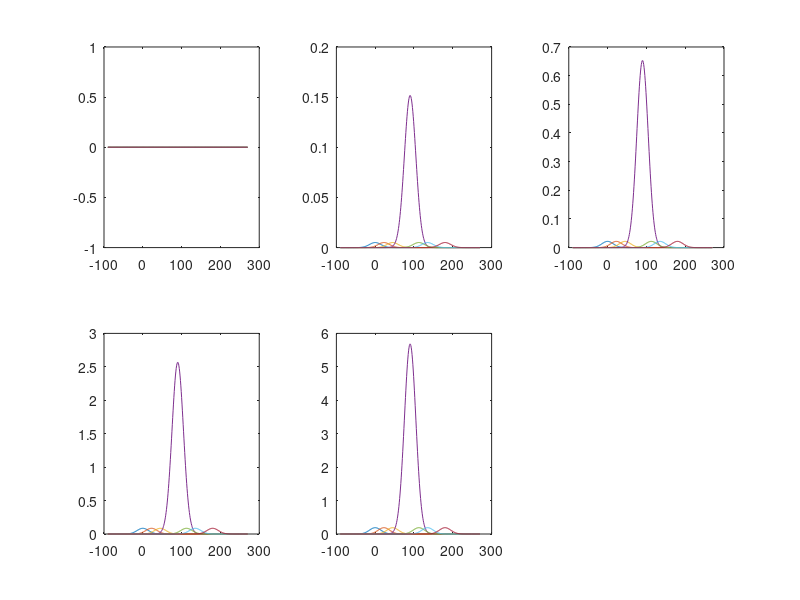

Reproduce this figure in MATLAB.
%% midterm 
% #1 Divisive Normalization
% (1) Implementation: 
%
% (2) Experimental Design: 
%
% (3) Expected Results: 
%
%

clear all
close all
clc

% Gaussian Tuning Curves: 
rmax= 52.14; % parameter from Dayan&Abbot 
sigma= 14.73; % parameter from Dayan&Abbot 
% Make Stimulus:
s = [-90:270]; % preferred orientation (degrees) 
c = [0;.12;.25;.50;.75]; 

% 7 Input Neurons: InpN 
% how do I create input neurons using cosine turning curves? 
PrefDir_Neuron = [0,22.5,45,90,112.5,135,180]; % input NEURON orientation angles in degrees

numInpN = length(PrefDir_Neuron);
numOutN = length(PrefDir_Neuron);

% allocate and initialize neurons
inpN = zeros(numInpN,length(s),length(c)); %  
outN = zeros(numOutN,length(s),length(c));
inpINH = zeros(numInpN,length(s),length(c)); 


% allocate and initialize 3 sets of weights: 
% 1. Excitatory weights from Input to Output neurons: 
    % the input to output weights are set to make horizaontal directions have
    % stronger weights projecting to the horizaontal output neuron and vice versa
    Vertical = 4; 
    w=ones(numInpN,1)*.1;% initialized to .1
    w(Vertical) = 3; 
    wexc = repmat( w(:), [1,length(s),length(c)] );
    

% 2. InputNeurons to INHIBITORY neuron:
winp = ones(numInpN,1)*.5;
wInpINH = repmat( winp(:),[1,length(s),length(c)] );

% 3. INHIBITORY neuron to OutputNeurons: 
winh=ones(numInpN,1)*-1; % initialized to -1 
wINHout = repmat( winh(:),[1,length(s),length(c)] ) ; 

% outN(1,:) = rand(1,length(s));    

for a=1:numInpN % neuron's PrefDir loop 
       for si=1:length(s) % loop through 361 degrees for inpN activity 
           for ci=1:length(c) % loop through the different contrast levels 

                inpN(a,si,ci) = rmax * c(ci) * exp( (-1/2)* ( ( s(si)-PrefDir_Neuron(a) ) ./ sigma ).^2 );
                inpINH(a,si,ci) = wexc(a,si,ci) .* inpN(a,si,ci); 
                outN(a,si,ci) = inpINH(a,si,ci) .* ( c(ci)/(sigma+c(ci)) );
                
           end         
        end % 
       
end % end PrefDir loop  
    mean_fr = sum(outN,2); 
    
    figure;
    plot(PrefDir_Neuron,mean_fr(:,1,1))
    hold on 
    plot(PrefDir_Neuron,mean_fr(:,1,2))
    plot(PrefDir_Neuron,mean_fr(:,1,3))
    plot(PrefDir_Neuron,mean_fr(:,1,4))
    plot(PrefDir_Neuron,mean_fr(:,1,5))
    
    
    subplot(2,3,1);
    plot(s,outN(1,:,1))
    hold on 
    plot(s,outN(2,:,1))
    plot(s,outN(3,:,1))
    plot(s,outN(4,:,1))
    plot(s,outN(5,:,1))
    plot(s,outN(6,:,1))
    plot(s,outN(7,:,1))
    
    subplot(2,3,2);
    plot(s,outN(1,:,2))
    hold on 
    plot(s,outN(2,:,2))
    plot(s,outN(3,:,2))
    plot(s,outN(4,:,2))
    plot(s,outN(5,:,2))
    plot(s,outN(6,:,2))
    plot(s,outN(7,:,2))
    
    subplot(2,3,3);
    plot(s,outN(1,:,3))
    hold on
    plot(s,outN(2,:,3))
    plot(s,outN(3,:,3))
    plot(s,outN(4,:,3))
    plot(s,outN(5,:,3))
    plot(s,outN(6,:,3))
    plot(s,outN(7,:,3))
    
    subplot(2,3,4);
    plot(s,outN(1,:,4))
    hold on 
    plot(s,outN(2,:,4))
    plot(s,outN(3,:,4))
    plot(s,outN(4,:,4))
    plot(s,outN(5,:,4))
    plot(s,outN(6,:,4))
    plot(s,outN(7,:,4))


    subplot(2,3,5);
    plot(s,outN(1,:,5))
    hold on 
    plot(s,outN(2,:,5))
    plot(s,outN(3,:,5))
    plot(s,outN(4,:,5))
    plot(s,outN(5,:,5))
    plot(s,outN(6,:,5))
    plot(s,outN(7,:,5))
    
    